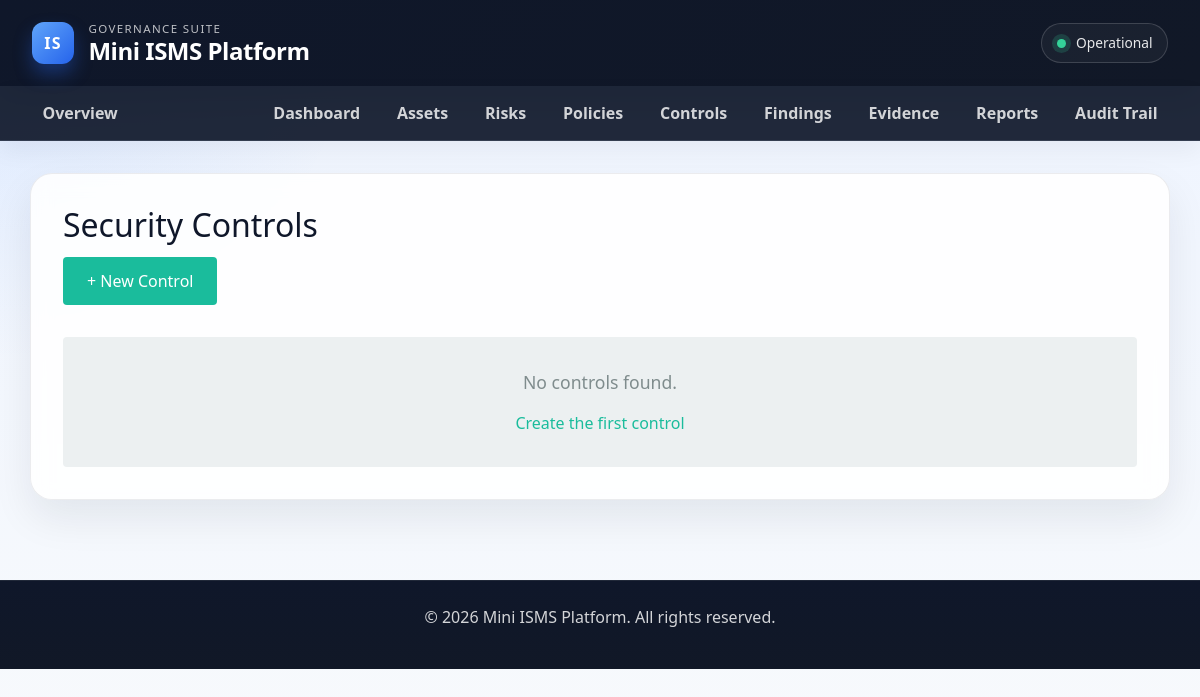
The page /controls (signed in) on the database as committed earlier.
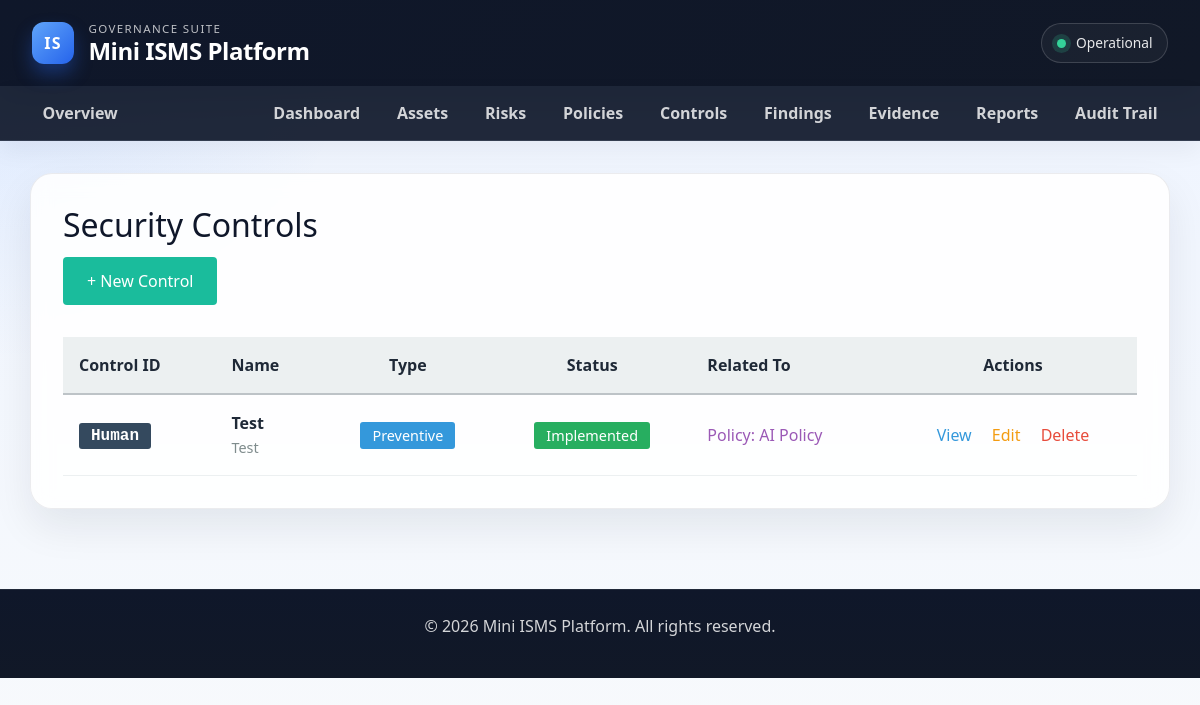
The same page on the database as committed later.
### app/models.py (models this page shows, shortened)
class Control(db.Model):
    __tablename__ = 'controls'
    id = db.Column(db.Integer, primary_key=True)
    tenant_id = db.Column(db.Integer, db.ForeignKey('tenants.id'), nullable=False, default=1)
    control_id = db.Column(db.String(20))
    name = db.Column(db.String(200), nullable=False)
    description = db.Column(db.Text)
    control_type = db.Column(db.String(50))
    implementation_status = db.Column(db.String(50), default='Not Implemented')
    risk_id = db.Column(db.Integer, db.ForeignKey('risks.id'), nullable=True)
    policy_id = db.Column(db.Integer, db.ForeignKey('policies.id'), nullable=True)
    created_by_user_id = db.Column(db.Integer, db.ForeignKey('users.id'), nullable=True)
    risk = db.relationship('Risk', backref='controls')
    policy = db.relationship('Policy', backref='controls')

class Policy(db.Model):
    __tablename__ = 'policies'
    id = db.Column(db.Integer, primary_key=True)
    tenant_id = db.Column(db.Integer, db.ForeignKey('tenants.id'), nullable=False, default=1)
    title = db.Column(db.String(200), nullable=False)
    version = db.Column(db.String(20), default='1.0')
    owner = db.Column(db.String(100))
    status = db.Column(db.String(50), default='Draft')
    approved_date = db.Column(db.DateTime, nullable=True)
    review_date = db.Column(db.DateTime, nullable=True)
    content_summary = db.Column(db.Text)
    created_at = db.Column(db.DateTime, default=datetime.utcnow)
    created_by_user_id = db.Column(db.Integer, db.ForeignKey('users.id'), nullable=True)

### app/routes.py (the view)
@main.route('/controls')
@login_required
def controls_list():
    controls = Control.query.filter_by(tenant_id=current_user.tenant_id).all()
    return render_template('controls_list.html', controls=controls)

### app/templates/controls_list.html (shortened to what this page needs)
{% extends "base.html" %}
{% block content %}
<h2>Security Controls</h2>
<div style="margin-bottom: 2rem;">
    <a href="/controls/new" style="background-color: #1abc9c; color: white; padding: 0.75rem 1.5rem; border-radius: 4px; text-decoration: none; display: inline-block;">
        + New Control
    </a>
</div>
{% if controls %}
<table style="width: 100%; border-collapse: collapse;">
    <thead>
        <tr style="background-color: #ecf0f1; border-bottom: 2px solid #bdc3c7;">
            <th style="padding: 1rem; text-align: left;">Control ID</th>
            <th style="padding: 1rem; text-align: left;">Name</th>
            <th style="padding: 1rem; text-align: center;">Type</th>
            <th style="padding: 1rem; text-align: center;">Status</th>
            <th style="padding: 1rem; text-align: left;">Related To</th>
            <th style="padding: 1rem; text-align: center;">Actions</th>
        </tr>
    </thead>
    <tbody>
        {% for control in controls %}
        <tr style="border-bottom: 1px solid #ecf0f1; {% if loop.index % 2 == 0 %}background-color: #f9f9f9;{% endif %}">
            <td style="padding: 1rem;">
                <span style="background-color: #34495e; color: white; padding: 0.25rem 0.75rem; border-radius: 3px; font-family: monospace; font-weight: bold;">
                    {{ control.control_id or 'N/A' }}
                </span>
            </td>
            <td style="padding: 1rem;">
                <strong>{{ control.name }}</strong>
                {% if control.description %}
                <br>
                <span style="color: #7f8c8d; font-size: 0.9rem;">{{ control.description[:50] }}{% if control.description|length > 50 %}...{% endif %}</span>
                {% endif %}
            </td>
            <td style="padding: 1rem; text-align: center;">
                <span style="background-color: {% if control.control_type == 'Preventive' %}#3498db{% elif control.control_type == 'Detective' %}#f39c12{% else %}#e74c3c{% endif %}; color: white; padding: 0.25rem 0.75rem; border-radius: 3px; font-size: 0.9rem;">
                    {{ control.control_type or 'N/A' }}
                </span>
            </td>
            <td style="padding: 1rem; text-align: center;">
                <span style="background-color: {% if control.implementation_status == 'Implemented' %}#27ae60{% elif control.implementation_status == 'Partially Implemented' %}#f39c12{% else %}#95a5a6{% endif %}; color: white; padding: 0.25rem 0.75rem; border-radius: 3px; font-size: 0.9rem;">
                    {{ control.implementation_status or 'Not Implemented' }}
                </span>
            </td>
            <td style="padding: 1rem;">
                {% if control.risk %}
                <a href="/risks/{{ control.risk.id }}" style="color: #e74c3c; text-decoration: none;">Risk: {{ control.risk.title[:20] }}</a>
                {% elif control.policy %}
                <a href="/policies/{{ control.policy.id }}" style="color: #9b59b6; text-decoration: none;">Policy: {{ control.policy.title[:20] }}</a>
                {% else %}
                <span style="color: #95a5a6;">—</span>
                {% endif %}
            </td>
            <td style="padding: 1rem; text-align: center;">
                <a href="/controls/{{ control.id }}" style="color: #3498db; text-decoration: none; margin-right: 1rem;">View</a>
                <a href="/controls/{{ control.id }}/edit" style="color: #f39c12; text-decoration: none; margin-right: 1rem;">Edit</a>
                <a href="/controls/{{ control.id }}/delete" style="color: #e74c3c; text-decoration: none;" onclick="return confirm('Are you sure?');">Delete</a>
            </td>
        </tr>
        {% endfor %}
    </tbody>
</table>
{% else %}
<div style="background-color: #ecf0f1; padding: 2rem; border-radius: 4px; text-align: center;">
    <p style="color: #7f8c8d; font-size: 1.1rem;">No controls found.</p>
    <a href="/controls/new" style="color: #1abc9c; text-decoration: none;">Create the first control</a>
</div>
{% endif %}
{% endblock %}

Rows that differ between the two databases and show on the page:
added Control: control "Human", name "Test", description "Test", control_type "Preventive", implementation_status "Implemented", policy "AI Policy"
Other text that changed with them:
text no longer shown: "No controls found. Create the first control"
text now shown: "Control ID Name Type Status Related To Actions"
